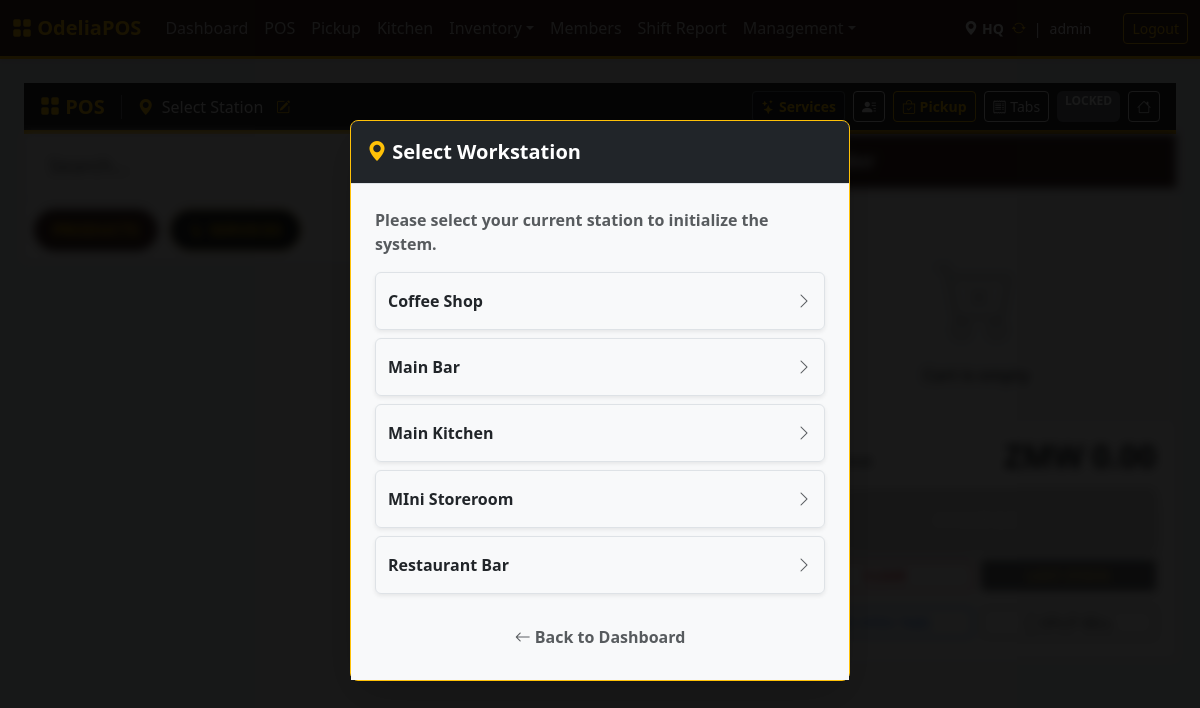
The app's page /index.php?page=pos (signed in) with its own data.
### tables this page shows
CREATE TABLE `locations` (
  `id` int NOT NULL AUTO_INCREMENT,
  `name` varchar(50) NOT NULL,
  `type` enum('store','kitchen','bar','warehouse') NOT NULL DEFAULT 'store',
  `can_sell` tinyint(1) DEFAULT '1',
  `can_receive_from_vendor` tinyint(1) DEFAULT '0',
  `address` text,
  `phone` varchar(50) DEFAULT '555-0000',
  PRIMARY KEY (`id`)
);

### src/pos.php (called while the page is built, shortened)
<?php
$userId = $_SESSION['user_id'];
$activeShiftId = null; $pendingShift = null; $expectedShiftCash = 0.00; $locationName = 'Unknown Station'; $locationId = 0;
$shiftStmt = $pdo->prepare("SELECT s.*, u.full_name as cashier_name FROM shifts s JOIN users u ON s.user_id = u.id WHERE s.user_id = ? AND s.status IN ('open', 'pending_approval') ORDER BY s.id DESC LIMIT 1"); $shiftStmt->execute([$userId]);
$currentShift = $shiftStmt->fetch();
if ($currentShift) {
    $locationId = $currentShift['location_id'];
    $lNameStmt = $pdo->prepare("SELECT name FROM locations WHERE id = ?"); $lNameStmt->execute([$locationId]); $locationName = $lNameStmt->fetchColumn();
    if (!isset($_SESSION['pos_location_id']) || $_SESSION['pos_location_id'] != $locationId) { $_SESSION['pos_location_id'] = $locationId; $_SESSION['pos_location_name'] = $locationName; }
    $activeShiftId = ($currentShift['status'] === 'open') ? $currentShift['id'] : null;
    $pendingShift  = ($currentShift['status'] === 'pending_approval') ? $currentShift : null;
    if ($activeShiftId) {
        $startCash = floatval($currentShift['starting_cash']);
        $csStmt = $pdo->prepare("SELECT SUM(final_total) FROM sales WHERE shift_id = ? AND payment_status = 'paid' AND payment_method LIKE '%Cash%'"); $csStmt->execute([$activeShiftId]); $cashSales = floatval($csStmt->fetchColumn() ?: 0);
        $exStmt = $pdo->prepare("SELECT SUM(amount) FROM expenses WHERE user_id = ? AND created_at >= ?"); $exStmt->execute([$userId, $currentShift['start_time']]); $expenses = floatval($exStmt->fetchColumn() ?: 0);
        $expectedShiftCash = ($startCash + $cashSales) - $expenses;
    }
} else {
    $locationId = $_SESSION['pos_location_id'] ?? 0;
}
$sellableLocations = $pdo->query("SELECT * FROM locations WHERE can_sell = 1 ORDER BY name ASC")->fetchAll();
$categories = $pdo->query("SELECT * FROM categories ORDER BY name ASC")->fetchAll();
?>

### templates/pos.php (the view, shortened to what this page needs)
<!DOCTYPE html>
<html lang="en">
<head>
    <link href="https://cdn.jsdelivr.net/npm/bootstrap@5.3.0/dist/css/bootstrap.min.css" rel="stylesheet">
    <link rel="stylesheet" href="https://cdn.jsdelivr.net/npm/bootstrap-icons@1.10.5/font/bootstrap-icons.css">
</head>
<body>
    <?php if ($locationId == 0): ?>
    <div class="modal fade show" id="compulsoryLocationModal" data-bs-backdrop="static" style="display: block; background: rgba(0,0,0,0.9); z-index: 1060;"><div class="modal-dialog modal-dialog-centered"><div class="modal-content shadow-lg border-warning"><div class="modal-header bg-dark text-white"><h5 class="modal-title fw-bold"><i class="bi bi-geo-alt-fill text-warning"></i> Select Workstation</h5></div><div class="modal-body bg-light p-4"><p class="text-muted fw-bold mb-3">Please select your current station to initialize the system.</p><form method="POST"><?php foreach($sellableLocations as $loc): ?><button name="set_pos_location" value="<?= $loc['id'] ?>" class="btn btn-white border w-100 mb-2 py-3 fw-bold text-start shadow-sm d-flex justify-content-between align-items-center hover-shadow"><?= htmlspecialchars($loc['name']) ?> <i class="bi bi-chevron-right text-muted"></i></button><?php endforeach; ?><div class="mt-4 text-center"><a href="index.php?page=dashboard" class="btn btn-link text-muted fw-bold text-decoration-none"><i class="bi bi-arrow-left"></i> Back to Dashboard</a></div></form></div></div></div></div>
    <?php endif; ?>
    <div class="header-custom p-2 d-flex justify-content-between align-items-center">
        <div class="d-flex align-items-center ps-2">
            <span class="fs-5 fw-bold text-warning me-3"><i class="bi bi-grid-fill"></i> POS</span>
            <span class="d-flex align-items-center border-start border-secondary ps-3 text-light"><i class="bi bi-geo-alt-fill text-warning me-2"></i> <?= htmlspecialchars($locationName) ?></span>
            <button class="btn btn-sm btn-link text-warning ms-1" data-bs-toggle="modal" data-bs-target="#locationModal"><i class="bi bi-pencil-square"></i></button>
        </div>
        <div class="d-flex gap-2 pe-2">
            <?php if(in_array($_SESSION['role'] ?? '', ['admin','manager','dev'])): ?>
                <button class="btn btn-sm btn-dark border border-secondary fw-bold text-warning" data-bs-toggle="modal" data-bs-target="#serviceManagerModal"><i class="bi bi-stars"></i> Services</button>
            <?php endif; ?>
            <button class="btn btn-outline-light btn-sm" data-bs-toggle="modal" data-bs-target="#membersModal"><i class="bi bi-person-lines-fill"></i></button>
            <button class="btn btn-outline-warning btn-sm fw-bold" onclick="showPickupModal()"><i class="bi bi-bag-check"></i> Pickup</button>
            <button class="btn btn-outline-light btn-sm" data-bs-toggle="modal" data-bs-target="#tabsModal"><i class="bi bi-receipt"></i> Tabs</button>
            <?php if ($activeShiftId): ?><button class="btn btn-danger btn-sm fw-bold" data-bs-toggle="modal" data-bs-target="#endShiftModal"><i class="bi bi-power"></i> End</button><?php else: ?><span class="badge bg-secondary">LOCKED</span><?php endif; ?>
            <a href="index.php?page=dashboard" class="btn btn-outline-light btn-sm"><i class="bi bi-house"></i></a>
        </div>
    </div>
    <div class="workspace" style="<?= (!$activeShiftId) ? 'filter: blur(5px); pointer-events: none;' : '' ?>">
        <div class="product-section">
            <div class="bg-white p-2 border-bottom d-flex gap-2">
            </div>
            <div class="category-bar">
                <div class="cat-pill active" onclick="switchTab('items', this)">PRODUCTS</div>
                <div class="cat-pill text-warning border-warning bg-dark" onclick="switchTab('services', this)"><i class="bi bi-stars"></i> SERVICES</div>
                <div class="cat-pill" onclick="filterCat('all', this)">ALL CATEGORIES</div>
                <?php foreach($categories as $cat): ?><div class="cat-pill" onclick="filterCat('<?= $cat['id'] ?>', this)"><?= htmlspecialchars($cat['name']) ?></div><?php endforeach; ?>
            </div>
            <div class="product-list">
            </div>
        </div>
        <div class="cart-panel" id="cartPanel">
            <div class="cart-header d-flex justify-content-between align-items-center"><h5 class="m-0 fw-bold"></h5></div>
            <div class="cart-items"><?php if (empty($_SESSION['cart'])): ?><div class="text-center mt-5 text-muted"><p class="mt-3 fw-bold"></p></div><?php endif; ?></div>
            <div class="cart-footer">
                <div class="d-flex justify-content-between align-items-end mb-3"><span class="text-muted small fw-bold text-uppercase">Total Due</span><span class="fs-2 fw-bold text-dark lh-1">ZMW <?= number_format($balance, 2) ?></span></div>
                <div class="d-grid gap-2 mb-3">
                    <button class="btn w-100 py-3 btn-charge shadow" data-bs-toggle="modal" data-bs-target="#checkoutModal" <?= empty($_SESSION['cart']) ? 'disabled' : '' ?> onclick="initCheckout()">CHARGE</button>
                    <div class="row g-2">
                        <div class="col-6">
                            <form method="POST" onsubmit="confirmAction(event, 'Clear Cart?', 'This will empty the current order.')">
                                <button class="btn btn-outline-danger w-100 btn-sm fw-bold">CLEAR</button>
                            </form>
                        </div>
                        <div class="col-6">
                            <form method="POST" onsubmit="confirmAction(event, 'Mark as Lost?', 'This will deduct items from inventory without revenue.', 'Yes, log waste')">
                                <button class="btn btn-dark w-100 btn-sm fw-bold text-warning" <?= empty($_SESSION['cart']) ? 'disabled' : '' ?>>LOST STOCK</button>
                            </form>
                        </div>
                    </div>
                </div>
                <div class="text-center">
                    <div class="d-flex gap-2">
                        <button class="btn btn-outline-primary flex-fill btn-sm" data-bs-toggle="modal" data-bs-target="#tabsModal"><i class="bi bi-receipt"></i> OPEN TABS</button>
                        <button class="btn btn-outline-dark flex-fill btn-sm fw-bold" onclick="openSplitModal()" <?= empty($_SESSION['cart']) ? 'disabled' : '' ?>><i class="bi bi-layout-split"></i> SPLIT BILL</button>
                    </div>
                </div>
            </div>
        </div>
    </div>
</body>
</html>

### templates/header.php (style rules this page uses)
:root { --theme-brown: #3e2723; --theme-gold: #ffc107; --theme-gold-dark: #d39e00; --theme-orange: #fd7e14; --theme-bg: #fff8e1; }
body { background-color: var(--theme-bg); color: var(--theme-brown); }

### templates/pos.php (style rules this page uses)
body { background-color: #f0f2f5; height: 100vh; overflow: hidden; display: flex; flex-direction: column; }
.header-custom { background-color: #2c2c2c; border-bottom: 4px solid #ffc107; color: white; flex: 0 0 auto; z-index: 1050; }
.workspace { flex: 1; display: flex; overflow: hidden; position: relative; }
.product-section { flex: 1; display: flex; flex-direction: column; overflow: hidden; }
.category-bar { background: #fff; padding: 10px; border-bottom: 1px solid #ddd; white-space: nowrap; overflow-x: auto; flex: 0 0 auto; }
.cat-pill { display: inline-block; padding: 8px 18px; margin-right: 8px; border-radius: 50px; background: #f8f9fa; border: 1px solid #dee2e6; color: #333; font-weight: 600; cursor: pointer; transition: 0.2s; }
.cat-pill.active { background: #3e2723; color: #ffc107; border-color: #3e2723; }
.product-list { padding: 15px; overflow-y: auto; flex: 1; }
.cart-panel { width: 400px; background: #fff; border-left: 1px solid #ccc; display: flex; flex-direction: column; box-shadow: -4px 0 15px rgba(0,0,0,0.1); z-index: 1000; }
.cart-header { padding: 15px; background: #3e2723; color: white; flex: 0 0 auto; }
.cart-items { flex: 1; overflow-y: auto; padding: 15px; background: #f8f9fa; }
.cart-footer { padding: 20px; background: #fff; border-top: 2px solid #eee; flex: 0 0 auto; }
.btn-charge { background-color: #fd7e14 !important; border-color: #fd7e14 !important; color: #fff !important; font-size: 1.25rem; font-weight: 800; text-transform: uppercase; letter-spacing: 1px; box-shadow: 0 4px 6px rgba(253, 126, 20, 0.3); }
.btn-charge:disabled { background-color: #ccc !important; border-color: #ccc !important; box-shadow: none; cursor: not-allowed; }

### records on screen
locations: $loc['id'] 5 (drawn), name "Coffee Shop"
locations: $loc['id'] 2 (drawn), name "Main Bar"
locations: $loc['id'] 1 (drawn), name "Main Kitchen"
locations: $loc['id'] 6 (drawn), name "MIni Storeroom"
locations: $loc['id'] 4 (drawn), name "Restaurant Bar"
